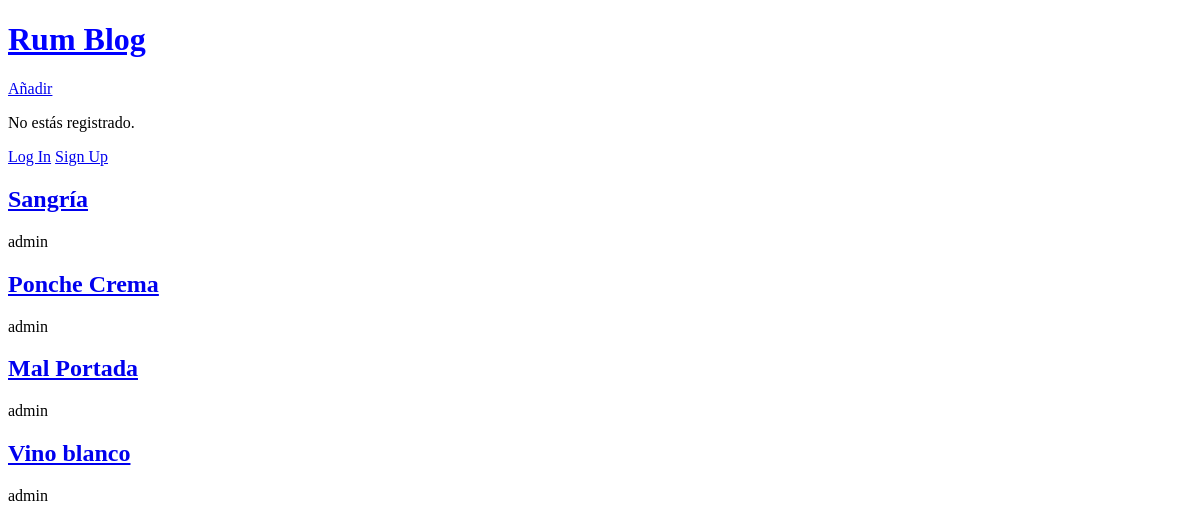
The app's page /, older data.
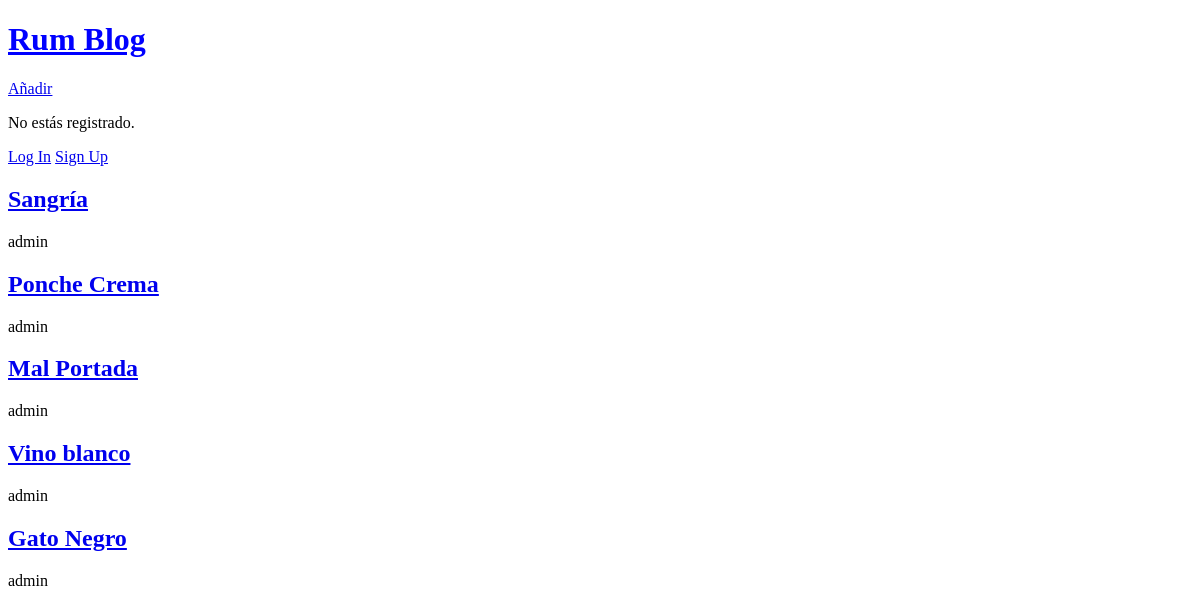
The same page, newer data.
### blogs/models.py (models this page shows, shortened)
class Publication(models.Model):
    title = models.CharField(max_length=200)
    author = models.ForeignKey(
        "auth.User",
        on_delete=models.CASCADE,
    )
    body = models.TextField()

### blogs/views.py (the view)
# urls.py: path('', BlogListView.as_view(), name='home'),
class BlogListView(ListView):
    model = Publication
    template_name = 'home.html'

### templates/home.html
{% extends "base.html" %}
{% block content %}
    {% if user.is_authenticated %}
        Hi, {{user.username }}!
        <form action="{% url 'logout' %}" method="post">
            {% csrf_token %}
            <button type="submit">Log Out</button>
        </form>
    {% else %}
       <p>No estás registrado.</p>
       <a href="{% url 'login' %}">Log In</a>
       <a href="{% url 'signup' %}">Sign Up</a>
    {% endif %}
    {% for publication in publication_list %}
        <h2><a href="{% url 'post_detail' publication.pk %}">{{ publication.title }} </a></h2>
        <p>{{ publication.author }}</p>
    {% endfor %}
{% endblock content %}

Row changes from the older to the newer data that the page shows:
added Publication: title "Gato Negro", author "admin"
